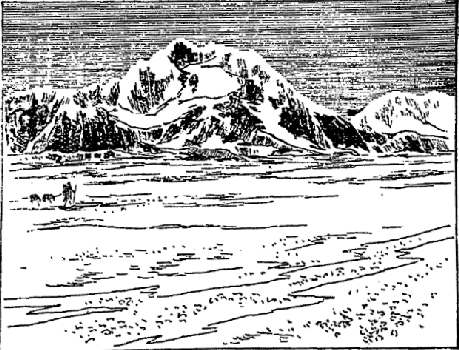
#> input picture bin/test/img/左画像.png, 459 x 350 px, given as the content of the folder ../../bin/test/img/左画像.png, which was not available
$ python shrink.py '../../bin/test/img/左画像.png' '../../bin/test/img/縦長.png'
#> lines starting #> are read from the running program, lines starting #| are printed output that depends on the picture
"""grab.py で撮った PNG を、ドキュメント掲載用に幅 480px・64 色へ縮小する。

使い方: python shrink.py <撮影フォルダ> <出力フォルダ（docs/assets/narou-rs/engine-compare）>
"""
import glob
import os
import sys

from PIL import Image

src, dst = sys.argv[1], sys.argv[2]
os.makedirs(dst, exist_ok=True)
for p in sorted(glob.glob(os.path.join(src, '*.png'))):
    im = Image.open(p).convert('RGB')
#> im is the input picture: PIL image 459x350 RGB; min 0, max 255, mean 189.6
    w = 480
    im = im.resize((w, round(im.height * w / im.width)), Image.LANCZOS)
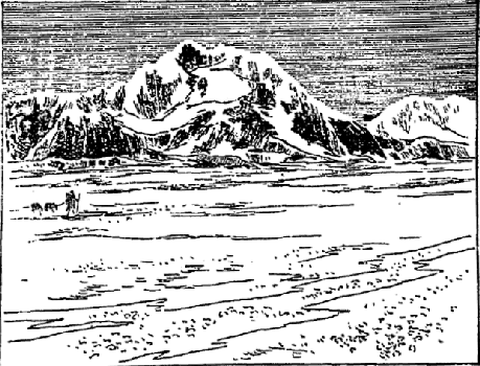
#> im: PIL image 480x366 RGB; min 0, max 255, mean 189
    out = os.path.join(dst, os.path.basename(p))
    im.quantize(colors=64, method=Image.Quantize.MEDIANCUT).save(out, optimize=True)
    print(out, im.size, os.path.getsize(out))
#| ../../bin/test/img/縦長.png/左画像.png (480, 366) 82974

$ run again, on bin/test/img/縦長.png
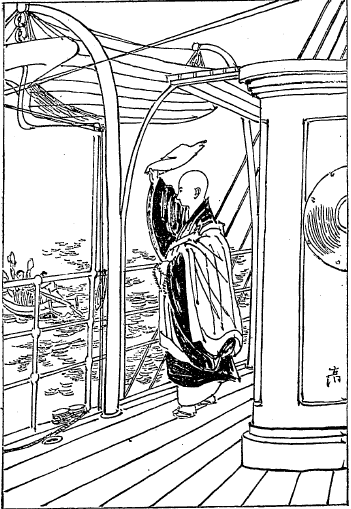
#> input picture bin/test/img/縦長.png, 351 x 509 px, given as the content of the folder ../../bin/test/img/縦長.png, which was not available
#> im is the input picture: PIL image 351x509 RGB; min 0, max 255, mean 210.9
#> `im = im.resize((w, round(im.height * w / im.width)), Image.LANCZOS)`:
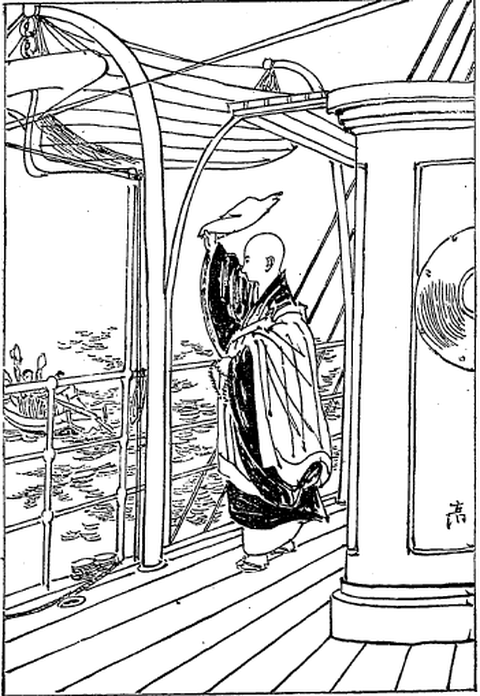
#> im: PIL image 480x696 RGB; min 0, max 255, mean 209.6
#| ../../bin/test/img/縦長.png/縦長.png (480, 696) 123642
